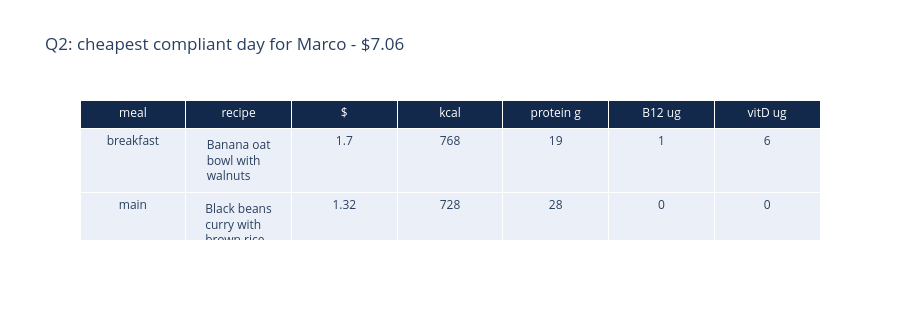

The notebook cell saved with this chart:
### Code cell
m = base.sort_values('meal_type')
fig = go.Figure(go.Table(
    header=dict(values=['meal','recipe','$','kcal','protein g','B12 ug','vitD ug'],
                fill_color='#13294b', font=dict(color='white')),
    cells=dict(values=[m.meal_type, m.name, m.cost_usd.round(2), m.kcal.round(0),
                       m.protein_g.round(0), m.b12_ug.round(1), m.vitd_ug.round(1)])))
fig.update_layout(title=f'Q2: cheapest compliant day for Marco - ${base_cost:.2f}', width=900, height=320)
fig.show()

### Figure 1 — Plotly figure (JSON) as saved in the notebook; plotly's stock layout.template omitted (floating-point values rounded to 4 significant figures)
{"data": [{"cells": {"values": [["breakfast", "main", "main", "snack", "snack"], ["Banana oat bowl with walnuts", "Black beans curry with brown rice", "Black beans curry with white rice", "Banana protein shake", "Overnight oats with strawberries"], [1.7, 1.32, 1.32, 1.83, 0.9], [768.0, 728.0, 761.0, 284.0, 265.0], [19.0, 28.0, 30.0, 18.0, 11.0], [1.0, 0.0, 0.0, 1.5, 1.8], [6.0, 0.0, 0.0, 7.5, 2.7]]}, "header": {"fill": {"color": "#13294b"}, "font": {"color": "white"}, "values": ["meal", "recipe", "$", "kcal", "protein g", "B12 ug", "vitD ug"]}, "type": "table"}], "layout": {"height": 320, "title": {"text": "Q2: cheapest compliant day for Marco - $7.06"}, "width": 900}}
